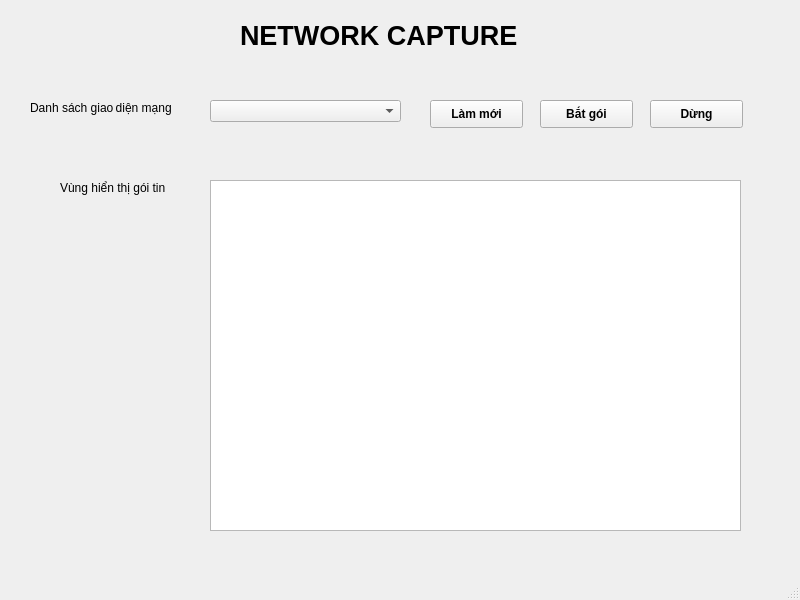
<?xml version="1.0" encoding="UTF-8"?>
<ui version="4.0">
 <class>MainWindow</class>
 <widget class="QMainWindow" name="MainWindow">
  <property name="geometry">
   <rect>
    <x>0</x>
    <y>0</y>
    <width>800</width>
    <height>600</height>
   </rect>
  </property>
  <property name="windowTitle">
   <string>MainWindow</string>
  </property>
  <widget class="QWidget" name="centralwidget">
   <widget class="QLabel" name="label">
    <property name="geometry">
     <rect>
      <x>240</x>
      <y>10</y>
      <width>361</width>
      <height>51</height>
     </rect>
    </property>
    <property name="font">
     <font>
      <pointsize>20</pointsize>
      <weight>75</weight>
      <bold>true</bold>
     </font>
    </property>
    <property name="text">
     <string>NETWORK CAPTURE</string>
    </property>
   </widget>
   <widget class="QLabel" name="label_2">
    <property name="geometry">
     <rect>
      <x>30</x>
      <y>100</y>
      <width>151</width>
      <height>16</height>
     </rect>
    </property>
    <property name="text">
     <string>Danh sách giao diện mạng</string>
    </property>
   </widget>
   <widget class="QComboBox" name="ifaceCombo">
    <property name="geometry">
     <rect>
      <x>210</x>
      <y>100</y>
      <width>191</width>
      <height>22</height>
     </rect>
    </property>
   </widget>
   <widget class="QPushButton" name="refreshButton">
    <property name="geometry">
     <rect>
      <x>430</x>
      <y>100</y>
      <width>93</width>
      <height>28</height>
     </rect>
    </property>
    <property name="font">
     <font>
      <pointsize>9</pointsize>
      <weight>75</weight>
      <bold>true</bold>
     </font>
    </property>
    <property name="text">
     <string>Làm mới</string>
    </property>
   </widget>
   <widget class="QPushButton" name="startButton">
    <property name="geometry">
     <rect>
      <x>540</x>
      <y>100</y>
      <width>93</width>
      <height>28</height>
     </rect>
    </property>
    <property name="font">
     <font>
      <pointsize>9</pointsize>
      <weight>75</weight>
      <bold>true</bold>
     </font>
    </property>
    <property name="text">
     <string>Bắt gói</string>
    </property>
   </widget>
   <widget class="QPushButton" name="stopButton">
    <property name="geometry">
     <rect>
      <x>650</x>
      <y>100</y>
      <width>93</width>
      <height>28</height>
     </rect>
    </property>
    <property name="font">
     <font>
      <pointsize>9</pointsize>
      <weight>75</weight>
      <bold>true</bold>
     </font>
    </property>
    <property name="text">
     <string>Dừng</string>
    </property>
   </widget>
   <widget class="QLabel" name="label_3">
    <property name="geometry">
     <rect>
      <x>60</x>
      <y>180</y>
      <width>121</width>
      <height>16</height>
     </rect>
    </property>
    <property name="text">
     <string>Vùng hiển thị gói tin</string>
    </property>
   </widget>
   <widget class="QPlainTextEdit" name="outputEdit">
    <property name="geometry">
     <rect>
      <x>210</x>
      <y>180</y>
      <width>531</width>
      <height>351</height>
     </rect>
    </property>
   </widget>
  </widget>
  <widget class="QMenuBar" name="menubar">
   <property name="geometry">
    <rect>
     <x>0</x>
     <y>0</y>
     <width>800</width>
     <height>26</height>
    </rect>
   </property>
  </widget>
  <widget class="QStatusBar" name="statusbar"/>
 </widget>
 <resources/>
 <connections/>
</ui>
